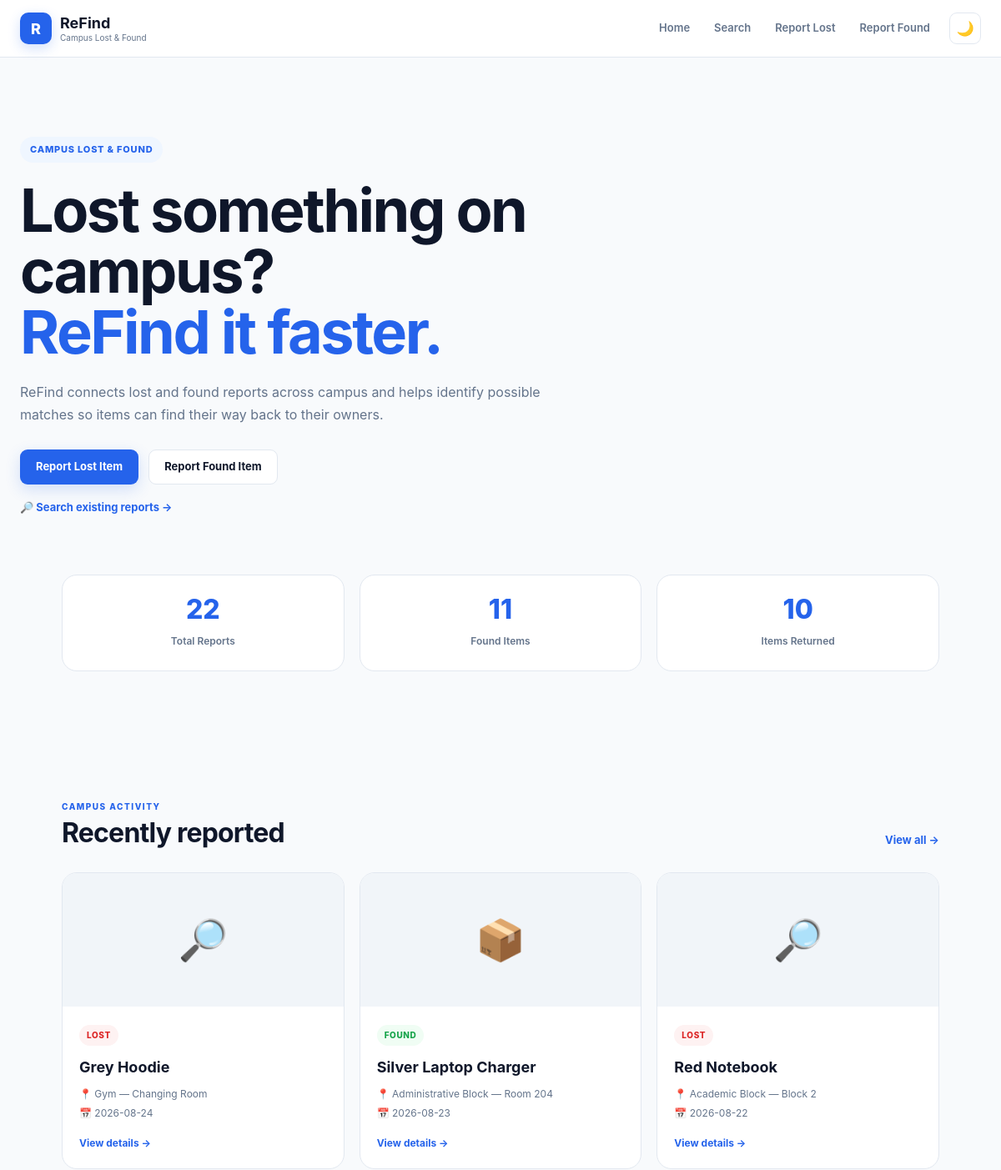
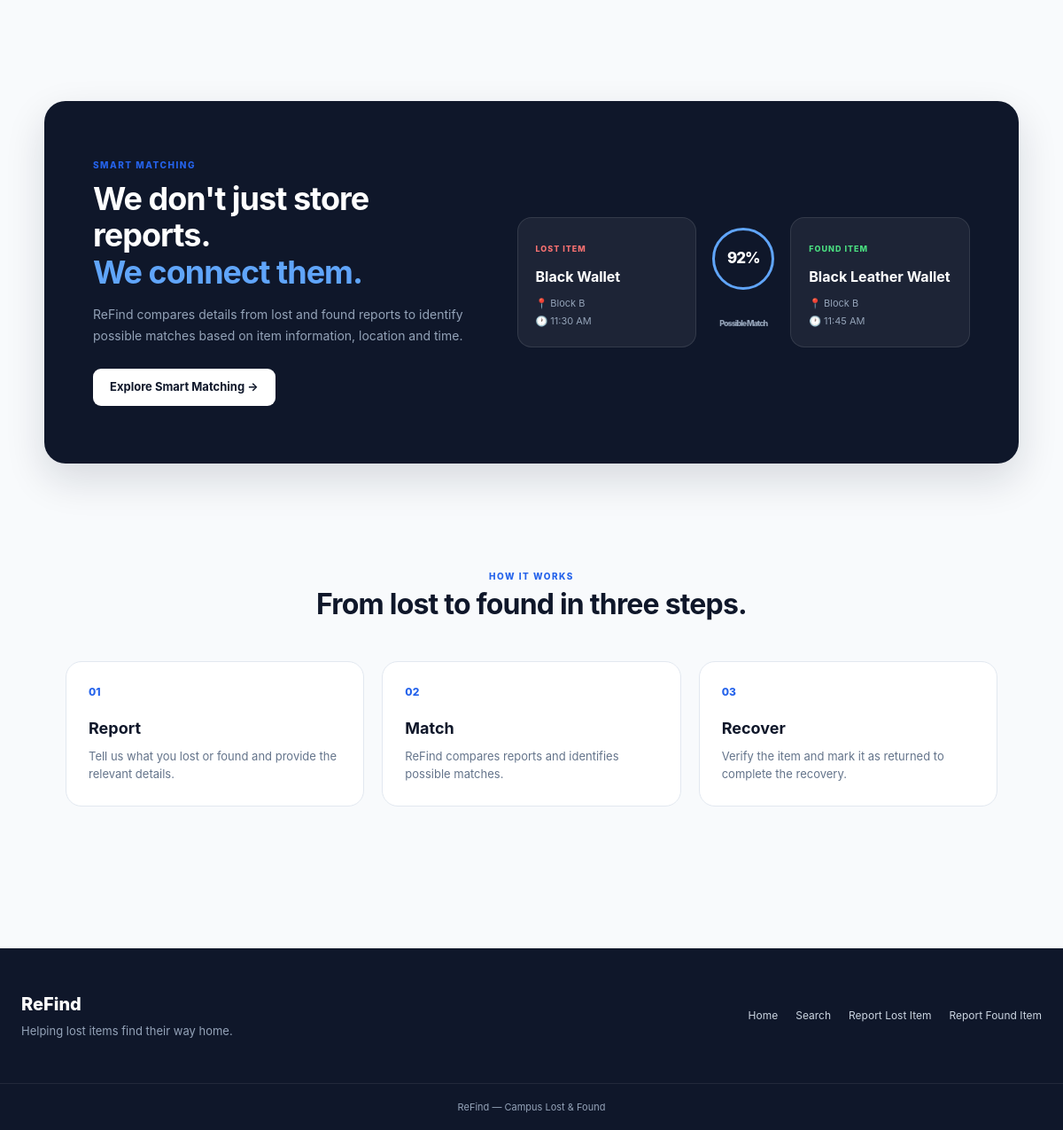
The page / on the database its author committed (2 pictures, top to bottom).
### tables this page shows
CREATE TABLE reports (
            id INTEGER PRIMARY KEY AUTOINCREMENT,
            item_name TEXT NOT NULL,
            category TEXT NOT NULL,
            color TEXT NOT NULL,
            description TEXT NOT NULL,
            location_type TEXT NOT NULL,
            location_details TEXT NOT NULL,
            date_lost TEXT NOT NULL,
            time_lost TEXT NOT NULL,
            report_type TEXT NOT NULL,
            status TEXT NOT NULL
        , image_filename TEXT);

### app.py (the view)
@app.route("/")
def home():
    connection = get_db_connection()
    total_reports = connection.execute(
        "SELECT COUNT(*) FROM reports"
    ).fetchone()[0]
    found_items = connection.execute("""
        SELECT COUNT(*)
        FROM reports
        WHERE report_type = 'FOUND'
    """).fetchone()[0]
    returned_items = connection.execute("""
        SELECT COUNT(*)
        FROM reports
        WHERE status = 'RETURNED'
    """).fetchone()[0]
    recent_reports = connection.execute("""
        SELECT *
        FROM reports
        WHERE status = 'ACTIVE'
        ORDER BY id DESC
        LIMIT 3
    """).fetchall()
    connection.close()
    return render_template(
        "index.html",
        total_reports=total_reports,
        found_items=found_items,
        returned_items=returned_items,
        recent_reports=recent_reports
    )

### app.py (called while the page is built)
def get_db_connection():
    connection = sqlite3.connect(DATABASE)
    connection.row_factory = sqlite3.Row
    return connection

### templates/index.html (shortened to what this page needs)
<!DOCTYPE html>
<html lang="en">
<head>
    <link
        rel="stylesheet"
        href="{{ url_for('static', filename='css/style.css') }}"
    >
</head>
<body>
<header class="navbar">
    <div class="nav-container">
        <a
            href="{{ url_for('home') }}"
            class="logo"
        >
            <span class="logo-mark">
                R
            </span>
            <span>
                <strong>
                    ReFind
                </strong>
                <small>
                    Campus Lost & Found
                </small>
            </span>
        </a>
        <nav class="nav-links">
            <a href="{{ url_for('home') }}">
                Home
            </a>
            <a href="{{ url_for('search') }}">
                Search
            </a>
            <a href="{{ url_for('report_lost') }}">
                Report Lost
            </a>
            <a href="{{ url_for('report_found') }}">
                Report Found
            </a>
        </nav>
    </div>
</header>
<main>
    <section class="hero">
        <div class="hero-content">
            <div class="hero-badge">
                Campus Lost & Found
            </div>
            <h1>
                Lost something on campus?
                <span>
                    ReFind it faster.
                </span>
            </h1>
            <p>
                ReFind connects lost and found reports across
                campus and helps identify possible matches so
                items can find their way back to their owners.
            </p>
            <div class="hero-buttons">
                <a
                    href="{{ url_for('report_lost') }}"
                    class="btn btn-primary"
                >
                    Report Lost Item
                </a>
                <a
                    href="{{ url_for('report_found') }}"
                    class="btn btn-secondary"
                >
                    Report Found Item
                </a>
            </div>
            <a
                href="{{ url_for('search') }}"
                class="search-link"
            >
                🔎 Search existing reports →
            </a>
        </div>
    </section>
    <section class="stats-section">
        <div class="stat-card">
            <span class="stat-number">
                {{ total_reports }}
            </span>
            <span class="stat-label">
                Total Reports
            </span>
        </div>
        <div class="stat-card">
            <span class="stat-number">
                {{ found_items }}
            </span>
            <span class="stat-label">
                Found Items
            </span>
        </div>
        <div class="stat-card">
            <span class="stat-number">
                {{ returned_items }}
            </span>
            <span class="stat-label">
                Items Returned
            </span>
        </div>
    </section>
    <section class="section">
        <div class="section-heading">
            <div>
                <p class="section-label">
                    CAMPUS ACTIVITY
                </p>
                <h2>
                    Recently reported
                </h2>
            </div>
            <a
                href="{{ url_for('search') }}"
                class="view-link"
            >
                View all →
            </a>
        </div>
        <div class="report-grid">
            {% if recent_reports %}
                {% for report in recent_reports %}
                    <article class="report-card">
                        {% if report["image_filename"] %}
                            <div class="item-image">
                                <img
                                    src="{{ url_for(
                                        'static',
                                        filename='uploads/' + report['image_filename']
                                    ) }}"
                                    alt="{{ report['item_name'] }}"
                                    style="
                                        width: 100%;
                                        height: 100%;
                                        object-fit: cover;
                                    "
                                >
                            </div>
                        {% else %}
                            <div class="item-image">
                                {% if report["report_type"] == "LOST" %}
                                    🔎
                                {% else %}
                                    📦
                                {% endif %}
                            </div>
                        {% endif %}
                        <div class="report-content">
                            <div class="report-top">
                                {% if report["report_type"] == "LOST" %}
                                    <span class="status lost">
                                        LOST
                                    </span>
                                {% else %}
                                    <span class="status found">
                                        FOUND
                                    </span>
                                {% endif %}
                            </div>
                            <h3>
                                {{ report["item_name"] }}
                            </h3>
                            <p>
                                📍 {{ report["location_type"] }}
                                {% if report["location_details"] %}
                                    — {{ report["location_details"] }}
                                {% endif %}
                            </p>
                            <p>
                                📅 {{ report["date_lost"] }}
                            </p>
                            <a
                                href="{{ url_for(
                                    'report_details',
                                    report_id=report['id']
                                ) }}"
                                class="card-link"
                            >
                                View details →
                            </a>
                        </div>
                    </article>
                {% endfor %}
            {% endif %}
        </div>
    </section>
    <section class="matching-section">
        <div class="matching-text">
            <p class="section-label">
                SMART MATCHING
            </p>
            <h2>
                We don't just store reports.
                <span>
                    We connect them.
                </span>
            </h2>
            <p>
                ReFind compares details from lost and found
                reports to identify possible matches based on
                item information, location and time.
            </p>
            <a
                href="{{ url_for('search') }}"
                class="btn btn-dark"
            >
                Explore Smart Matching →
            </a>
        </div>
        <div class="match-demo">
            <div class="match-item">
                <span class="match-label lost-label">
                    LOST ITEM
                </span>
                <h3>
                    Black Wallet
                </h3>
                <p>
                    📍 Block B
                </p>
                <p>
                    🕐 11:30 AM
                </p>
            </div>
            <div class="match-score">
                <div class="score-circle">
                    92%
                </div>
                <span>
                    Possible Match
                </span>
            </div>
            <div class="match-item">
                <span class="match-label found-label">
                    FOUND ITEM
                </span>
                <h3>
                    Black Leather Wallet
                </h3>
                <p>
                    📍 Block B
                </p>
                <p>
                    🕐 11:45 AM
                </p>
            </div>
        </div>
    </section>
    <section class="section how-section">
        <div class="center-heading">
            <p class="section-label">
                HOW IT WORKS
            </p>
            <h2>
                From lost to found in three steps.
            </h2>
        </div>
        <div class="steps">
            <div class="step">
                <div class="step-number">
                    01
                </div>
                <h3>
                    Report
                </h3>
                <p>
                    Tell us what you lost or found and provide
                    the relevant details.
                </p>
            </div>
            <div class="step">
                <div class="step-number">
                    02
                </div>
                <h3>
                    Match
                </h3>
                <p>
                    ReFind compares reports and identifies
                    possible matches.
                </p>
            </div>
            <div class="step">
                <div class="step-number">
                    03
                </div>
                <h3>
                    Recover
                </h3>
                <p>
                    Verify the item and mark it as returned
                    to complete the recovery.
                </p>
            </div>
        </div>
    </section>
</main>
<footer class="footer">
    <div class="footer-container">
        <div>
            <div class="footer-logo">
                ReFind
            </div>
            <p>
                Helping lost items find their way home.
            </p>
        </div>
        <div class="footer-links">
            <a href="{{ url_for('home') }}">
                Home
            </a>
            <a href="{{ url_for('search') }}">
                Search
            </a>
            <a href="{{ url_for('report_lost') }}">
                Report Lost Item
            </a>
            <a href="{{ url_for('report_found') }}">
                Report Found Item
            </a>
        </div>
    </div>
    <div class="footer-bottom">
        ReFind — Campus Lost & Found
    </div>
</footer>
</body>
</html>

### rows shown on the page
reports: report_type "LOST", item_name "Grey Hoodie", location_type "Gym", location_details "Changing Room", date_lost "2026-08-24"
reports: report_type "FOUND", item_name "Silver Laptop Charger", location_type "Administrative Block", location_details "Room 204", date_lost "2026-08-23"
reports: report_type "LOST", item_name "Red Notebook", location_type "Academic Block", location_details "Block 2", date_lost "2026-08-22"

### other values the page prints
{{ total_reports }} "22"
{{ found_items }} "11"
{{ returned_items }} "10"
